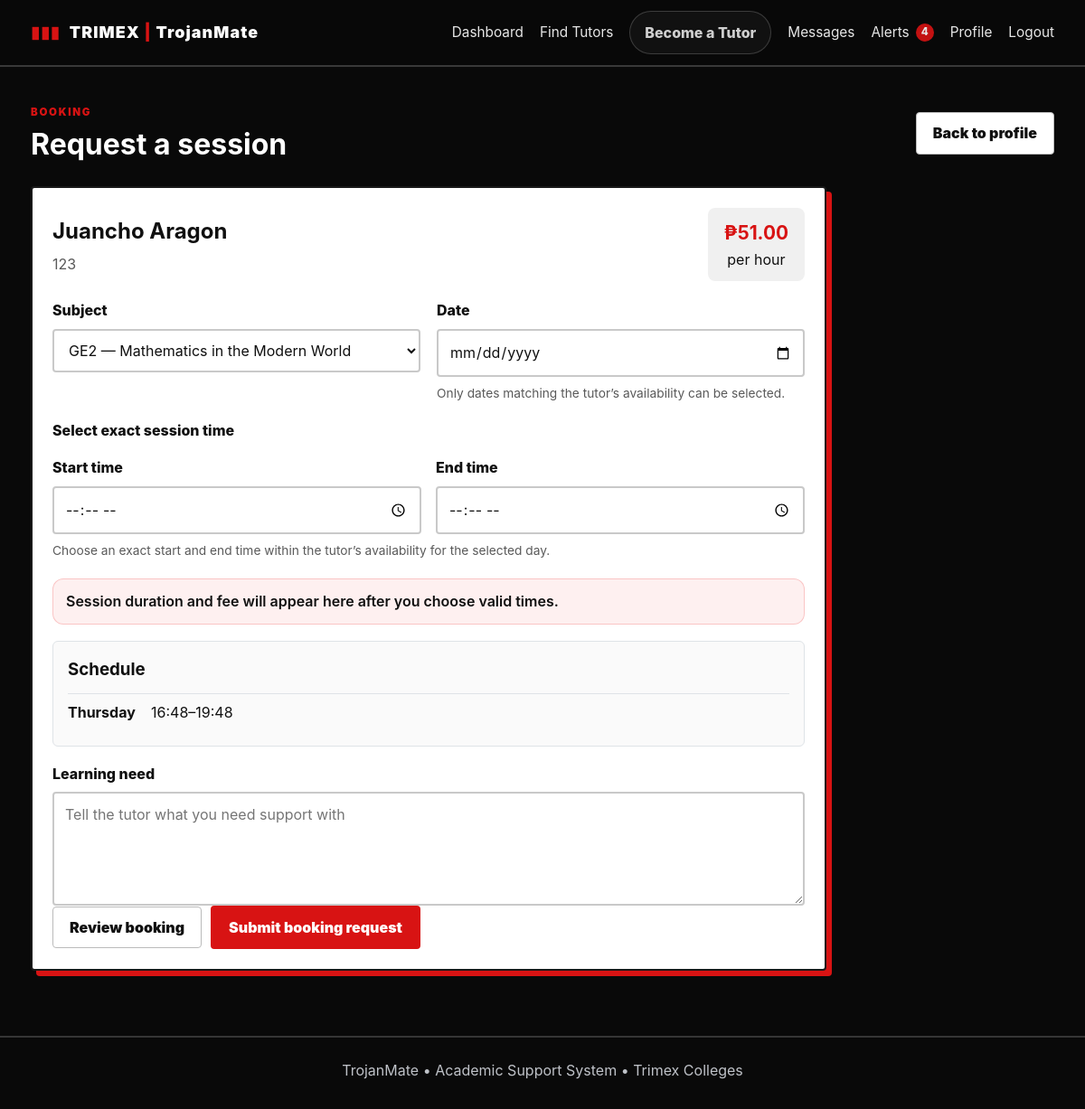
The app's page /book/4 (signed in) with its own data.
### tables this page shows
CREATE TABLE users (
    id INTEGER PRIMARY KEY AUTOINCREMENT,
    name TEXT NOT NULL,
    email TEXT NOT NULL UNIQUE,
    password_hash TEXT NOT NULL,
    role TEXT NOT NULL CHECK(role IN ('student','tutor','admin')),
    created_at TEXT NOT NULL
, profile_picture TEXT DEFAULT '', tutor_enabled INTEGER NOT NULL DEFAULT 0, admin_owner INTEGER NOT NULL DEFAULT 0, university_role TEXT DEFAULT '', admin_approved INTEGER NOT NULL DEFAULT 1);

CREATE TABLE tutor_profiles (
    id INTEGER PRIMARY KEY AUTOINCREMENT,
    user_id INTEGER NOT NULL UNIQUE,
    bio TEXT DEFAULT '',
    qualifications TEXT DEFAULT '',
    experience TEXT DEFAULT '',
    verified INTEGER NOT NULL DEFAULT 0,
    hourly_rate REAL NOT NULL DEFAULT 0, bank_name TEXT DEFAULT '', bank_account_name TEXT DEFAULT '', bank_account_number TEXT DEFAULT '', bank_qr_code TEXT DEFAULT '',
    FOREIGN KEY(user_id) REFERENCES users(id) ON DELETE CASCADE
);

CREATE TABLE availability (
    id INTEGER PRIMARY KEY AUTOINCREMENT,
    tutor_id INTEGER NOT NULL,
    day TEXT NOT NULL,
    start_time TEXT NOT NULL,
    end_time TEXT NOT NULL,
    FOREIGN KEY(tutor_id) REFERENCES tutor_profiles(id) ON DELETE CASCADE
);

### app.py (the view, shortened to what this page needs)
@app.route("/book/<int:tutor_id>", methods=["GET","POST"])
@role_required("student")
def book(tutor_id):
    db = get_db()
    tutor = db.execute("""
        SELECT tp.*, u.name, u.id AS user_id
        FROM tutor_profiles tp
        JOIN users u ON u.id=tp.user_id
        WHERE tp.id=? AND tp.verified=1
    """, (tutor_id,)).fetchone()
    if not tutor:
        abort(404)
    subjects = db.execute("""
        SELECT s.* FROM subjects s JOIN tutor_subjects ts ON ts.subject_id=s.id WHERE s.is_active=1 AND ts.tutor_id=? ORDER BY s.sort_order
    """, (tutor_id,)).fetchall()
    availability = db.execute("SELECT * FROM availability WHERE tutor_id=? ORDER BY day, start_time", (tutor_id,)).fetchall()
    availability_by_day = {}
    for item in availability:
        availability_by_day.setdefault(item["day"], []).append({
            "start": item["start_time"],
            "end": item["end_time"],
        })
    bookings_by_date = {}
    booking_rows = db.execute(
        "SELECT session_date, start_time, end_time FROM bookings WHERE tutor_id=? AND status IN ('pending','confirmed') ORDER BY session_date, start_time",
        (tutor_id,),
    ).fetchall()
    for row in booking_rows:
        bookings_by_date.setdefault(row["session_date"], []).append({
            "start": row["start_time"],
            "end": row["end_time"],
        })
    if g.user["id"] == tutor["user_id"]:
        flash("You cannot book yourself as your own tutor.", "danger")
        return redirect(url_for("tutors"))
    return render_template(
        "book.html",
        tutor=tutor,
        subjects=subjects,
        availability_by_day=availability_by_day,
        bookings_by_date=bookings_by_date,
    )

### app.py (called while the page is built)
def get_db():
    if "db" not in g:
        g.db = sqlite3.connect(DB_PATH)
        g.db.row_factory = sqlite3.Row
        g.db.execute("PRAGMA foreign_keys = ON")
    return g.db

def user_is_student(user_row):
    return bool(user_row) and user_row["role"] != "admin"

def user_can_use_tutor_mode(user_row):
    if not user_row or user_row["role"] == "admin":
        return False
    profile = get_db().execute(
        "SELECT * FROM tutor_profiles WHERE user_id=? LIMIT 1",
        (user_row["id"],),
    ).fetchone()
    if not profile:
        return False
    return int(profile["verified"] or 0) == 1

def user_is_tutor(user_row):
    if not user_row or user_row["role"] == "admin":
        return False
    if user_row["role"] == "tutor":
        return True
    tutor_enabled = user_row["tutor_enabled"] if "tutor_enabled" in user_row.keys() else 0
    if int(tutor_enabled or 0) == 1:
        return True
    profile = get_db().execute(
        "SELECT id FROM tutor_profiles WHERE user_id=? LIMIT 1",
        (user_row["id"],),
    ).fetchone()
    return profile is not None

def get_active_mode():
    mode = session.get("active_mode")
    if mode not in {"tutee", "tutor"}:
        mode = "tutee"
    if mode == "tutor" and not user_can_use_tutor_mode(g.user):
        session["active_mode"] = "tutee"
        return "tutee"
    return mode

def role_required(*roles):
    def decorator(view):
        @wraps(view)
        def wrapped(*args, **kwargs):
            if not g.user:
                return redirect(url_for("login"))
            allows_student = "student" in roles and user_is_student(g.user)
            allows_tutor = "tutor" in roles and user_is_tutor(g.user)
            if g.user["role"] in roles or allows_student or allows_tutor:
                return view(*args, **kwargs)
            abort(403)
        return wrapped
    return decorator

@app.context_processor
def inject_globals():
    unread_count = 0
    if g.user:
        unread_count = get_db().execute(
            "SELECT COUNT(*) AS c FROM notifications WHERE user_id=? AND is_read=0",
            (g.user["id"],),
        ).fetchone()["c"]
    return {
        "current_user": g.user,
        "unread_notifications": unread_count,
        "avatar_url": get_avatar_url,
        "user_is_student": user_is_student,
        "user_is_tutor": user_is_tutor,
        "user_can_use_tutor_mode": user_can_use_tutor_mode,
        "active_mode": get_active_mode,
        "format_hourly_rate": format_hourly_rate,
    }

### templates/book.html (shortened to what this page needs)
{% extends "base.html" %}
{% block content %}
<div class="pagehead">
  <div>
    <span class="eyebrow">BOOKING</span>
    <h1>Request a session</h1>
  </div>
  <a class="btn secondary" href="{{ url_for('tutor_detail', tutor_id=tutor['id']) }}">Back to profile</a>
</div>
<div class="card booking-form-shell">
  <div class="booking-header">
    <div>
      <h2>{{ tutor['name'] }}</h2>
      <p>{{ tutor['bio'] or 'Academic support and review sessions.' }}</p>
    </div>
    <div class="booking-rate">
      <strong>₱{{ '%.2f'|format(tutor['hourly_rate']) }}</strong>
      <span>per hour</span>
    </div>
  </div>
  <form method="post" class="booking-form" id="bookingForm">
    <div class="booking-grid">
      <div class="field-group">
        <label for="subject_id">Subject</label>
        <select id="subject_id" name="subject_id" required>
          <optgroup label="Common Courses">
            {% for s in subjects if s['program'] == 'BSCpE, BSIE' %}
              <option value="{{ s['id'] }}">{{ s['code'] }} — {{ s['name'].split(' — ', 1)[1] if ' — ' in s['name'] else s['name'] }}</option>
            {% endfor %}
          </optgroup>
        </select>
      </div>
      <div class="field-group">
        <label for="session_date">Date</label>
        <input id="session_date" type="date" name="session_date" min="" required>
        <small class="field-hint">Only dates matching the tutor’s availability can be selected.</small>
      </div>
    </div>
    <div class="field-group time-selector-group">
      <label>Select exact session time</label>
      <div class="booking-time-grid">
        <div class="field-group compact-field">
          <label for="start_time">Start time</label>
          <input id="start_time" type="time" name="start_time" step="60" required>
        </div>
        <div class="field-group compact-field">
          <label for="end_time">End time</label>
          <input id="end_time" type="time" name="end_time" step="60" required>
        </div>
      </div>
      <small id="timeSelectionHint" class="field-hint">Choose an exact start and end time within the tutor’s availability for the selected day.</small>
      <div id="bookingTimeSummary" class="booking-time-summary">Session duration and fee will appear here after you choose valid times.</div>
    </div>
    {% if availability_by_day %}
      <div class="availability-box">
        <h3>Schedule</h3>
        {% for day, slots in availability_by_day.items() %}
          <div class="availability-row">
            <strong>{{ day }}</strong>
            <span>
              {% for slot in slots %}
                {{ slot['start'] }}–{{ slot['end'] }}{% if not loop.last %}, {% endif %}
              {% endfor %}
            </span>
          </div>
        {% endfor %}
      </div>
    {% endif %}
    <div class="field-group">
      <label for="request_note">Learning need</label>
      <textarea id="request_note" name="request_note" rows="4" placeholder="Tell the tutor what you need support with"></textarea>
    </div>
    <div class="booking-actions">
      <button type="button" class="btn secondary" id="reviewBookingBtn">Review booking</button>
      <button type="submit" class="btn">Submit booking request</button>
    </div>
  </form>
</div>
{% endblock %}

### static/style.css (style rules this page uses)
:root { --bg: #090909; --bg-soft: #121212; --panel: #f7f7f7; --panel-alt: #ffffff; --line: #dfe3e7; --text: #101010; --muted: #5a5a5a; --red: #d81313; --red-dark: #990d0d; --shadow: rgba(0, 0, 0, 0.12); }
* { box-sizing: border-box; }
html { scroll-behavior: smooth; }
body { margin: 0; font-family: Inter, "Segoe UI", Arial, sans-serif; background: var(--bg); color: var(--text); line-height: 1.55; }
a { color: var(--red); text-decoration: none; }
button, input, select, textarea { font: inherit; }
.eyebrow { font-size: 0.72rem; font-weight: 900; letter-spacing: 0.15em; color: var(--red); text-transform: uppercase; }
.btn { display: inline-flex; align-items: center; justify-content: center; gap: 8px; border: 2px solid var(--red); border-radius: 4px; background: var(--red); color: #fff !important; text-decoration: none; padding: 10px 18px; font-weight: 900; cursor: pointer; transition: all 0.15s ease; }
.btn.secondary { background: #fff; color: var(--text) !important; border-color: #111; }
h1, h2, h3, h4, p { margin-top: 0; }
h1, h2, h3 { color: #fff; }
.card { background: #fff; border: 2px solid #1a1a1a; border-radius: 4px; box-shadow: 6px 6px 0 var(--red); padding: 22px; }
.card h2, .card h3 { color: var(--text); }
.pagehead { display: flex; justify-content: space-between; align-items: center; gap: 12px; margin-bottom: 22px; }
.pagehead h1 { margin: 0; }
.feedback-form input, .feedback-form select, .field-group input, .field-group select, .field-group textarea, .search-panel input, .search-panel select, .search-panel textarea, form input, form select, form textarea { width: 100%; padding: 11px 12px; border: 2px solid #c9c9c9; border-radius: 4px; background: #fff; color: var(--text); }
.field-group { display: flex; flex-direction: column; gap: 8px; }
.field-group label, .search-panel label, form label { font-weight: 800; color: var(--text); }
.availability-row { display: flex; align-items: center; gap: 12px; flex-wrap: wrap; padding: 8px 0; border-top: 1px solid var(--line); }
.availability-row strong { min-width: 80px; }
.booking-form-shell { max-width: 880px; }
.booking-header { display: flex; align-items: center; justify-content: space-between; gap: 15px; margin-bottom: 20px; }
.booking-header h2 { color: var(--text); margin-bottom: 6px; }
.booking-header p { color: var(--muted); margin: 0; }
.booking-rate { display: flex; flex-direction: column; align-items: center; padding: 12px 18px; background: #f0f0f0; border-radius: 8px; }
.booking-rate strong { font-size: 1.3rem; color: var(--red); }
.booking-grid { display: grid; grid-template-columns: repeat(2, minmax(0, 1fr)); gap: 18px; }
.availability-box { padding: 16px; background: #fafafa; border-radius: 6px; border: 1px solid var(--line); margin: 18px 0; }
.availability-box h3 { margin: 0 0 12px; color: var(--text); }
.time-selector-group { margin-top: 18px; }
.field-hint { color: var(--muted); font-size: 0.86rem; }
.booking-time-grid { display: grid; grid-template-columns: repeat(auto-fit, minmax(180px, 1fr)); gap: 16px; margin-top: 8px; }
.compact-field { margin: 0; }
.booking-time-summary { margin-top: 12px; padding: 12px 14px; border-radius: 12px; background: rgba(239, 68, 68, 0.08); border: 1px solid rgba(239, 68, 68, 0.25); color: var(--text); font-weight: 600; }
.booking-actions, .inline-actions { display: flex; align-items: center; gap: 10px; flex-wrap: wrap; }
.btn.secondary { background:#fff; color:#111; border:1px solid #bbb; }

### records on screen
users: name "Juancho Aragon"
tutor_profiles: bio "123", hourly_rate "51.00"
availability: day "Thursday", start "16:48", end "19:48"

### other values on screen
{{ unread_notifications }} "4"
form field subject_id "GE2 — Mathematics in the Modern World"
